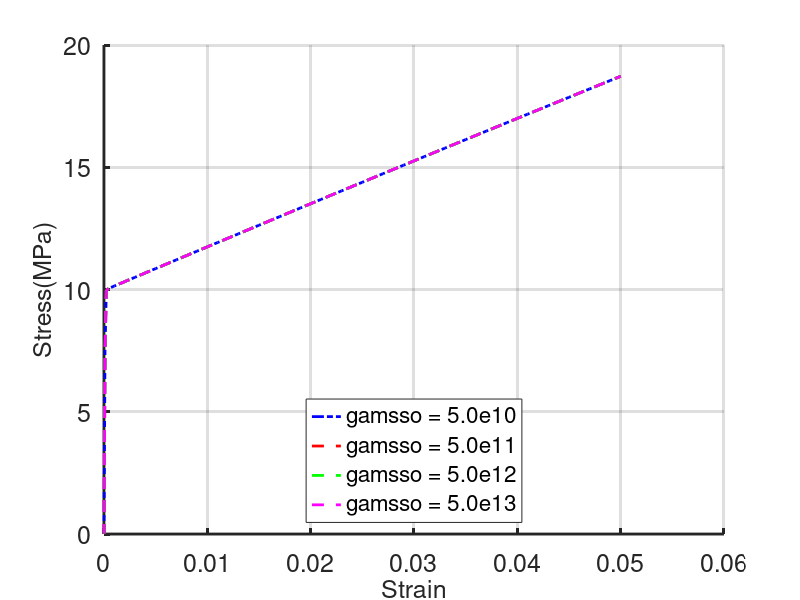

Write MATLAB code to recreate this figure. (Note: this script raises an error after producing the figure.)
clear all;
close all;
clc

% Load multiple datasets
SSCPFE1 = load("./Sim1.dat");
SSCPFE2 = load("./Sim2.dat");
SSCPFE3 = load("./Sim3.dat");
SSCPFE4 = load("./Sim4.dat");
% Add more datasets as needed
% SSCPFE3 = load("./Sim3.dat");

%% Plot the overall stress-strain curves for all datasets
figure(1)
hold on  % Keep adding plots to the same figure
plot(SSCPFE1(:,1), SSCPFE1(:,2), 'b-.', 'linewidth', 2 )  % Plot first dataset
plot(SSCPFE2(:,1), SSCPFE2(:,2), 'r--', 'linewidth', 2 )  % Plot second dataset
plot(SSCPFE3(:,1), SSCPFE3(:,2), 'g--', 'linewidth', 2 ) 
plot(SSCPFE4(:,1), SSCPFE4(:,2), 'm--', 'linewidth', 2 ) 
% Add more plots for additional datasets
% plot(SSCPFE3(:,1), SSCPFE3(:,2), 'g-', 'linewidth', 2 )

grid on;
legend({'gamsso = 5.0e10', 'gamsso = 5.0e11', 'gamsso = 5.0e12', 'gamsso = 5.0e13'}, 'Location', 'south')  % Update legend for all datasets
set(gca, 'fontsize', 18, 'linewidth', 2)
xlabel('Strain', 'fontsize', 18)
ylabel('Stress(MPa)', 'fontsize', 18)

% Save the figure
hgexport(gcf, 'Fig_OverallResponse.jpg', hgexport('factorystyle'), 'Format', 'pdf');